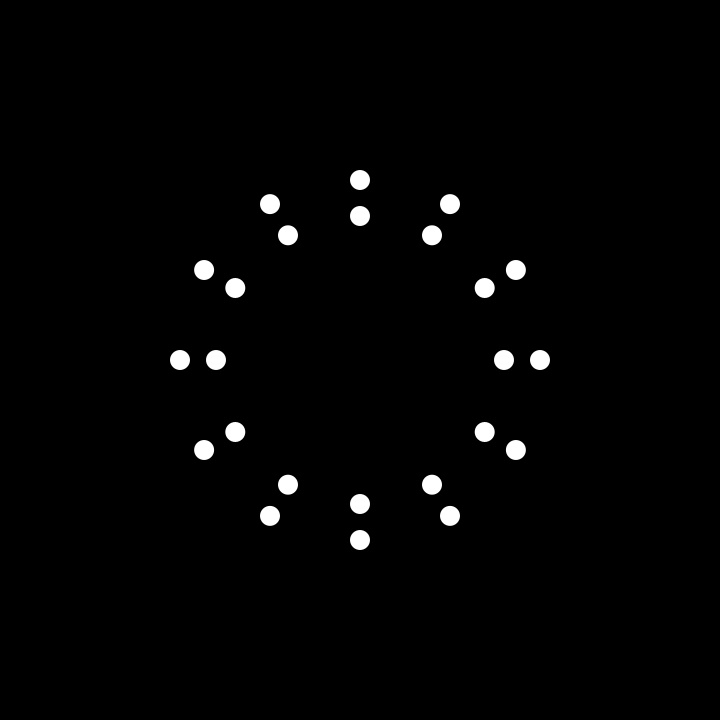
Frame 1 (no input)
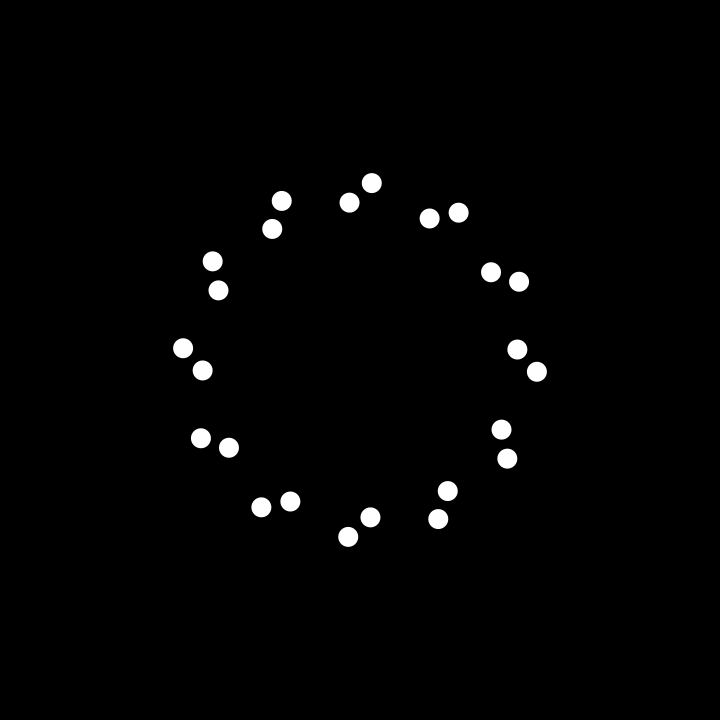
Frame 60 (the mouse pressed at the canvas centre just before this capture)
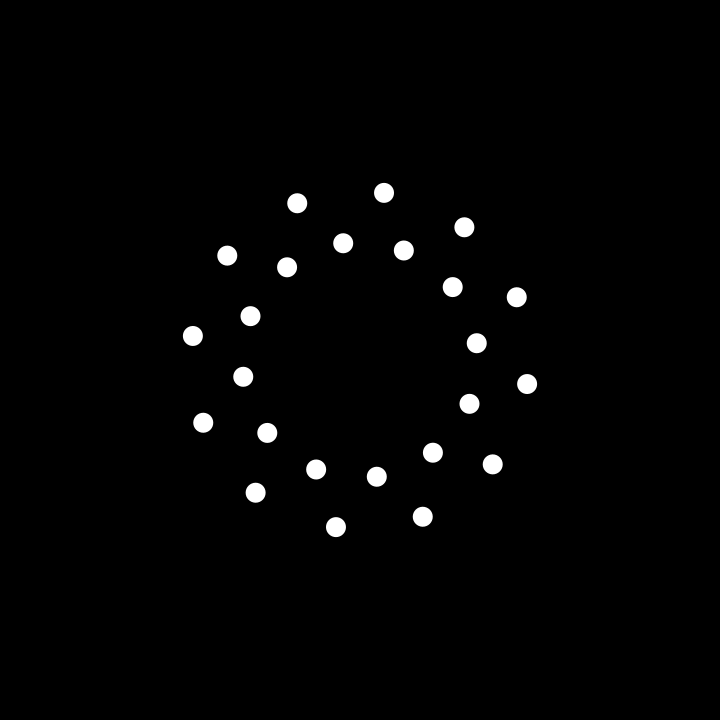
Frame 120 (the mouse held since frame 60 and released just before this capture)

The Processing sketch that drew these frames (run headless with seeded random() and noise(); from frame 60 on, the mouse is pressed at the canvas centre):

// Processing sketch: CircularPeriodicPatterns
// ── CircularPeriodicPatterns.pde
float r, a, diam;
int count;

void setup(){
  size(720, 720);
  a = 0;
  count = 12;
  diam = 20;
  noStroke();
  fill(255);
  
}

void draw(){
  background(0);
  pushMatrix();
  translate(width/2, height/2);
  for(int i = 0; i < count; i++){
    float r = 0.8*(width/4) + (width/20)*cos(2*a);
    float x = r*cos(TWO_PI*i/count - a);
    float y = r*sin(TWO_PI*i/count - a);
    ellipse(x, y, diam, diam);
  }
  
  for(int i = 0; i < count; i++){
    float r = 0.8*(width/4) + (width/20)*sin(2*a);
    float x = r*cos(TWO_PI*i/count + a + PI/2);
    float y = r*sin(TWO_PI*i/count + a + PI/2);
    ellipse(x, y, diam, diam);
  }
  
  popMatrix();
  a += 0.01;
}
